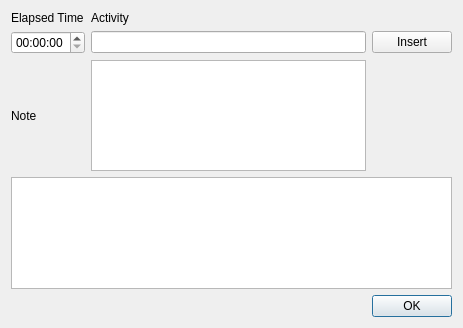
<?xml version="1.0" encoding="UTF-8"?>
<ui version="4.0">
 <class>DialogTask</class>
 <widget class="QDialog" name="DialogTask">
  <property name="geometry">
   <rect>
    <x>0</x>
    <y>0</y>
    <width>463</width>
    <height>328</height>
   </rect>
  </property>
  <property name="windowTitle">
   <string>Dialog</string>
  </property>
  <layout class="QGridLayout" name="gridLayout_2">
   <item row="0" column="0">
    <layout class="QGridLayout" name="gridLayout">
     <item row="0" column="0">
      <widget class="QLabel" name="label">
       <property name="text">
        <string>Elapsed Time</string>
       </property>
      </widget>
     </item>
     <item row="0" column="1">
      <widget class="QLabel" name="label_2">
       <property name="text">
        <string>Activity</string>
       </property>
      </widget>
     </item>
     <item row="1" column="0">
      <widget class="QTimeEdit" name="timeEdit"/>
     </item>
     <item row="1" column="1">
      <widget class="QLineEdit" name="lineEdit"/>
     </item>
     <item row="1" column="2">
      <widget class="QPushButton" name="pushButtonInsert">
       <property name="text">
        <string>Insert</string>
       </property>
      </widget>
     </item>
     <item row="3" column="0" colspan="3">
      <widget class="QTableView" name="tableView">
       <property name="selectionBehavior">
        <enum>QAbstractItemView::SelectRows</enum>
       </property>
      </widget>
     </item>
     <item row="2" column="1">
      <widget class="QTextEdit" name="textEdit"/>
     </item>
     <item row="2" column="0">
      <widget class="QLabel" name="label_3">
       <property name="text">
        <string>Note</string>
       </property>
      </widget>
     </item>
    </layout>
   </item>
   <item row="1" column="0">
    <widget class="QDialogButtonBox" name="buttonBox">
     <property name="orientation">
      <enum>Qt::Horizontal</enum>
     </property>
     <property name="standardButtons">
      <set>QDialogButtonBox::Ok</set>
     </property>
    </widget>
   </item>
  </layout>
 </widget>
 <resources/>
 <connections>
  <connection>
   <sender>buttonBox</sender>
   <signal>accepted()</signal>
   <receiver>DialogTask</receiver>
   <slot>accept()</slot>
   <hints>
    <hint type="sourcelabel">
     <x>266</x>
     <y>318</y>
    </hint>
    <hint type="destinationlabel">
     <x>157</x>
     <y>262</y>
    </hint>
   </hints>
  </connection>
  <connection>
   <sender>buttonBox</sender>
   <signal>rejected()</signal>
   <receiver>DialogTask</receiver>
   <slot>reject()</slot>
   <hints>
    <hint type="sourcelabel">
     <x>334</x>
     <y>318</y>
    </hint>
    <hint type="destinationlabel">
     <x>286</x>
     <y>262</y>
    </hint>
   </hints>
  </connection>
  <connection>
   <sender>pushButtonInsert</sender>
   <signal>clicked()</signal>
   <receiver>DialogTask</receiver>
   <slot>insert()</slot>
   <hints>
    <hint type="sourcelabel">
     <x>386</x>
     <y>42</y>
    </hint>
    <hint type="destinationlabel">
     <x>386</x>
     <y>12</y>
    </hint>
   </hints>
  </connection>
  <connection>
   <sender>tableView</sender>
   <signal>clicked(QModelIndex)</signal>
   <receiver>DialogTask</receiver>
   <slot>selectedRow(QModelIndex)</slot>
   <hints>
    <hint type="sourcelabel">
     <x>376</x>
     <y>221</y>
    </hint>
    <hint type="destinationlabel">
     <x>429</x>
     <y>156</y>
    </hint>
   </hints>
  </connection>
  <connection>
   <sender>textEdit</sender>
   <signal>textChanged()</signal>
   <receiver>DialogTask</receiver>
   <slot>noteChanged()</slot>
   <hints>
    <hint type="sourcelabel">
     <x>290</x>
     <y>121</y>
    </hint>
    <hint type="destinationlabel">
     <x>414</x>
     <y>120</y>
    </hint>
   </hints>
  </connection>
 </connections>
 <slots>
  <slot>insert()</slot>
  <slot>selectedRow(QModelIndex)</slot>
  <slot>noteChanged()</slot>
 </slots>
</ui>
